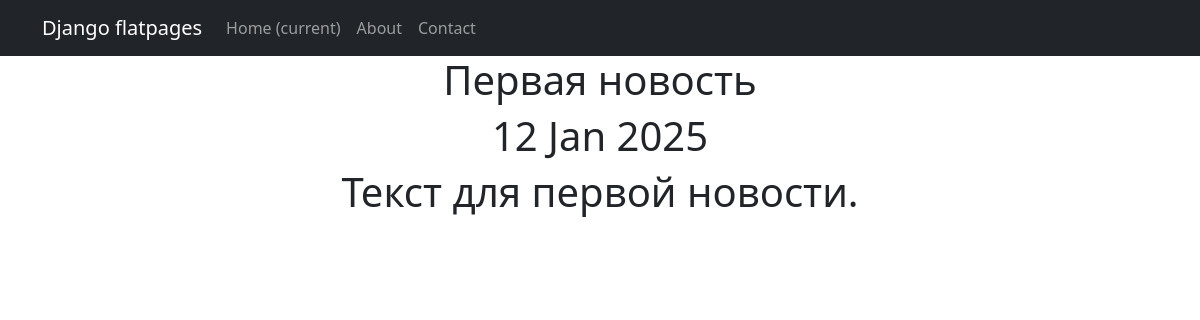
Before: /news/3 with the older database file.
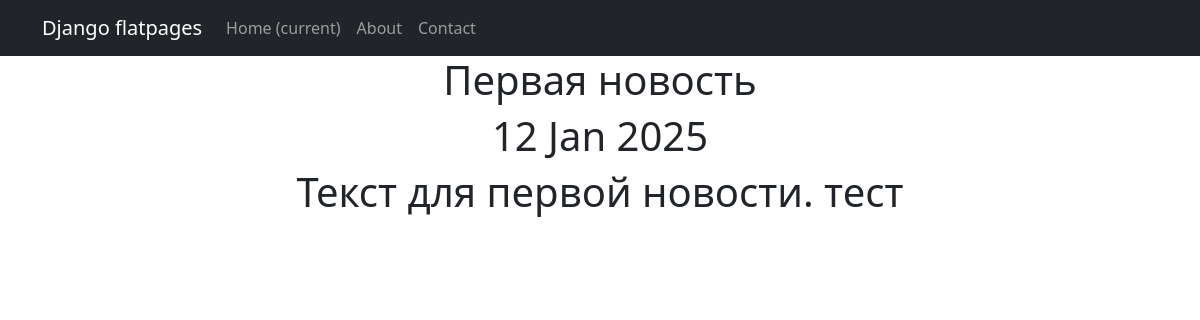
After: the same page with the newer database file.
### news_app/models.py (models this page shows, shortened)
class Post(models.Model):
    ARTICLE = 'AR'
    NEWS = 'NW'
    POST_TYPES = [
        (ARTICLE, 'Article'),
        (NEWS, 'News'),
    ]
    author = models.ForeignKey(Author, on_delete=models.CASCADE)
    type = models.CharField(max_length=2, choices=POST_TYPES, default=NEWS)
    created_at = models.DateTimeField(auto_now_add=True)
    categories = models.ManyToManyField(Category, through='PostCategory')
    title = models.CharField(max_length=128)
    text = models.TextField()
    rating = models.IntegerField(default=0)

### news_app/views.py (the view)
# urls.py: path('<int:pk>', PostDetail.as_view(), name='post_detail'),
class PostDetail(DetailView):
    model = Post
    template_name = 'post.html'
    context_object_name = 'post'

### news_app/templatetags/censor_filters.py (called while the page is built)
@register.filter(name='censor')
def censor(value):
    if not isinstance(value, str):
        raise ValueError("Censor filter can only be applied to strings.")
    for word in BAD_WORDS:
        value = value.replace(word, f"{word[0]}{'*' * (len(word) - 1)}")
        value = value.replace(word.capitalize(), f"{word[0]}{'*' * (len(word) - 1)}")
    return value

### templates/post.html (shortened to what this page needs)
{% extends 'flatpages/default.html' %}
{% load censor_filters %}
{% block content %}
<h1>{{ post.title|censor }}</h1>
<h1>{{ post.created_at|date:'d M Y' }}</h1>
<h1>{{ post.text|censor }}</h1>
{% endblock content %}

Changed rows visible on the page:
changed Post "Первая новость": text|censor "Текст для первой новости." → "Текст для первой новости. тест"
